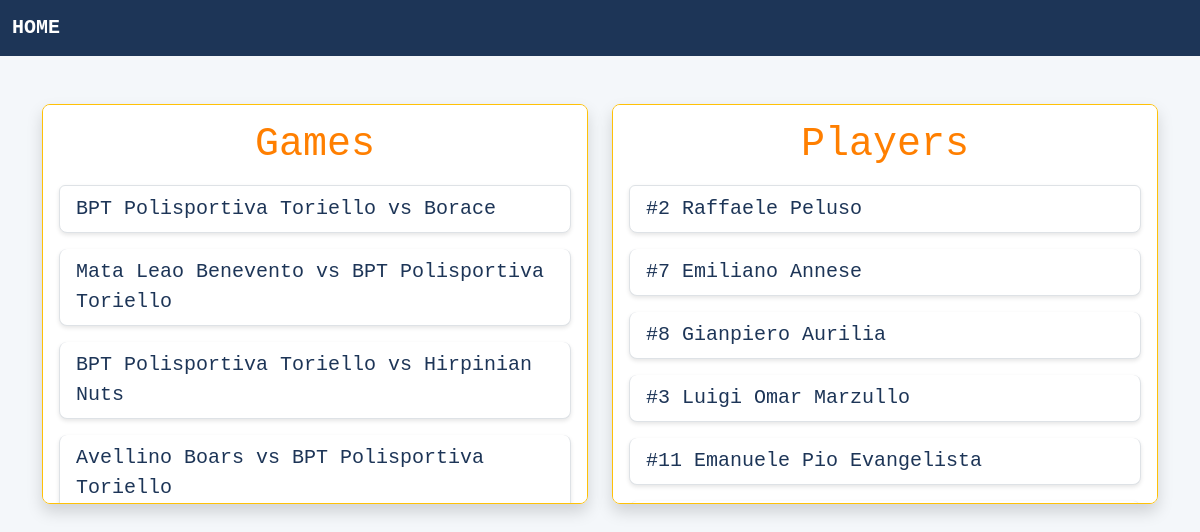
The page / on the database its author committed.
### tables this page shows
CREATE TABLE games (
    id INTEGER PRIMARY KEY AUTOINCREMENT,
    home_team VARCHAR(255),
    away_team VARCHAR(255),
    home_score INTEGER,
    away_score INTEGER,
    location VARCHAR(255),
    date DATE
);

CREATE TABLE players (
    id INTEGER PRIMARY KEY AUTOINCREMENT,
    name VARCHAR(255),
    jersey INTEGER,
    position VARCHAR(255),
    height REAL,
    weight REAL,
    age INTEGER,
    ppg REAL DEFAULT 0,
    rpg REAL DEFAULT 0,
    apg REAL DEFAULT 0,
    fpg REAL DEFAULT 0
);

### app.py (the view)
@app.route("/")
def home():
    connection = get_connection()
    if connection:
        cursor = connection.cursor()
        cursor.execute("SELECT * FROM games")
        games = cursor.fetchall()
        cursor.execute("SELECT * FROM players")
        players = cursor.fetchall()
        connection.close()
        return render_template("home.html", games=games, players=players)
    else:
        return {"error": "Database error"}, 500

### app.py (called while the page is built)
def get_connection():
    connection = sqlite3.connect("data/database.db")
    connection.row_factory = sqlite3.Row
    return connection

### templates/home.html
{% extends "base.html" %} {% block content %}
<div class="container mt-5">
  <div class="row">
    <div class="col-md-6">
      <div class="box border border-warning shadow p-3">
        <h1 class="text-center mb-2" style="color: #ff7f00">Games</h1>
        <ul class="list-group">
          {% for game in games %}
          <li class="list-group-item">
            <a href="{{ url_for('get_game', id=game['id']) }}"
              >{{ game['home_team'] }} vs {{ game['away_team'] }}</a
            >
          </li>
          {% endfor %}
        </ul>
      </div>
    </div>
    <div class="col-md-6">
      <div class="box border border-warning shadow p-3">
        <h1 class="text-center mb-2" style="color: #ff7f00">Players</h1>
        <ul class="list-group">
          {% for player in players %}
          <li class="list-group-item">
            <a href="{{ url_for('get_player', id=player['id']) }}"
              >#{{ player['jersey'] }} {{ player['name'] }}</a
            >
          </li>
          {% endfor %}
        </ul>
      </div>
    </div>
  </div>
</div>
{% endblock %}

### templates/base.html (shortened to what this page needs)
<!DOCTYPE html>
<html lang="it">
  <head>
    <link
      href="https://cdn.jsdelivr.net/npm/bootstrap@5.3.0-alpha1/dist/css/bootstrap.min.css"
      rel="stylesheet"
    />
    <link
      href="{{ url_for('static', filename='styles.css') }}"
      rel="stylesheet"
    />
  </head>
  <body>
    <nav
      class="navbar navbar-expand-lg navbar-dark"
      style="background-color: #1d3557"
    >
      <div class="container-fluid">
        <a class="navbar-brand" href="{{ url_for('home') }}">HOME</a>
      </div>
    </nav>
    {% block content %} {% endblock %}
  </body>
</html>

### static/styles.css (style rules this page uses)
body { font-family: "Consolas", monospace; font-size: 20px; background-color: #f4f7fa; color: #333; margin: 0; padding: 0; }
nav { background-color: #1d3557; padding: 15px 30px; }
nav a { color: white; font-weight: bold; text-decoration: none; }
.box { background-color: #ffffff; border-radius: 8px; box-shadow: 0 2px 4px rgba(0, 0, 0, 0.1); flex: 1 1 calc(50% - 20px); padding: 20px; max-height: 400px; overflow-y: auto; min-width: 300px; }
ul { padding: 0; list-style-type: none; margin: 0; }
ul li { background-color: #f9f9f9; padding: 12px; margin: 8px 0; border-radius: 8px; box-shadow: 0 2px 4px rgba(0, 0, 0, 0.1); }
a { color: #1d3557; text-decoration: none; }

### rows shown on the page
games: home_team "BPT Polisportiva Toriello", away_team "Borace"
games: home_team "Mata Leao Benevento", away_team "BPT Polisportiva Toriello"
games: home_team "BPT Polisportiva Toriello", away_team "Hirpinian Nuts"
games: home_team "Avellino Boars", away_team "BPT Polisportiva Toriello"
players: jersey "2", name "Raffaele Peluso"
players: jersey "7", name "Emiliano Annese"
players: jersey "8", name "Gianpiero Aurilia"
players: jersey "3", name "Luigi Omar Marzullo"
players: jersey "11", name "Emanuele Pio Evangelista"
